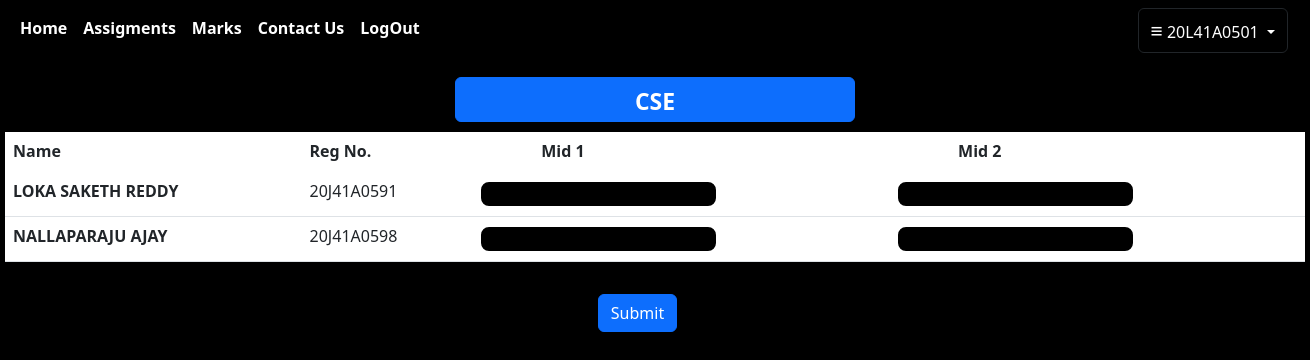
The app's page /marks (signed in), older data.
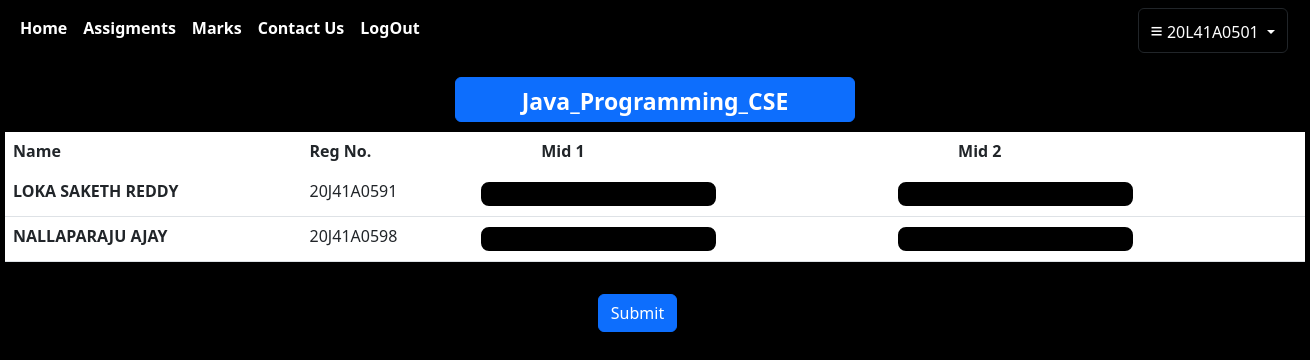
The same page, newer data.
### user/models.py (models this page shows, shortened)
class LoginDetails(models.Model):
    username=models.CharField(max_length=20,primary_key=True)
    password=models.CharField(max_length=20)
    name=models.CharField(max_length=50,default="")
    usertype=models.CharField(max_length=30,default="usertype")
    dept=models.CharField(max_length=30,default="department")

### user/views.py (the view, shortened to what this page needs)
# urls.py: path('marks',views.marks),
def marks(request):
    uname=request.session.get('uname')
    fac=LoginDetails.objects.get(username=uname)
    students=LoginDetails.objects.filter(usertype="Student")
    return render(request,'marks.html',{'students':students,'sub':fac.dept,'fac':fac})

### user/templates/marks.html (shortened to what this page needs)
{% extends 'base2.html'%}
{% block content%}
<center>
<button class="btn btn-primary mt-3" style="width:400px;height:45px;font-size:23px;"><b>{{sub}}</b></button><br>
</center>
<center>
    <div class="btn-group" style="margin-top:10px;">
<form action="/marks" method="post">
        <table class="table text-white" style="width:1300px;">
            <thead>
              <tr>
                <th scope="col">Name</th>
                <th scope="col">Reg No.</th>
                <th scope="col" style="padding-left:70px;">Mid 1</th>
                <th scope="col" style="padding-left:70px;">Mid 2</th>
              </tr>
            </thead>
            <tbody class="table-group-divider">
                {% for student in students%}
                <tr>
                    <th scope="row">{{student.name}}</th>
                    <td>{{student.username}}</td>
                    <td><input type="number" name="{{student.username}}" class="text-primary bg-black text-white" style="border:2px solid white;border-radius:10px;"></td>
                    <td><input type="number" name="{{student.name}}"class="text-primary bg-black text-white" style="border:2px solid white;border-radius:10px;"></td>
                </tr>
                {% endfor %}
            </tbody>
          </table>
        </div>
        <br>
        <input type="submit" class="btn btn-primary" style="margin-right:35px;">
</center>
{% endblock%}

### user/templates/base2.html (shortened to what this page needs)
<html>
<head>
    <link href="https://cdn.jsdelivr.net/npm/bootstrap@5.3.0-alpha1/dist/css/bootstrap.min.css" rel="stylesheet">
</head>
<body class="bg-black">
    <nav class="navbar navbar-expand-lg sticky-top" style="background-color:black;">
        <div class="container-fluid">
          <div class="collapse navbar-collapse" id="navbarNav">
            <ul class="navbar-nav">
              <li class="nav-item">
                <a class="nav-link text-white" href="/faculty"><strong>Home</strong></a>
              </li>
              <li class="nav-item">
                <a class="nav-link text-white" href="/assignments"><strong>Assigments</strong></a>
              </li>
              <li class="nav-item">
                <a class="nav-link text-white" href="/marks"><strong>Marks</strong></a>
              </li>
              <li class="nav-item">
                <a class="nav-link text-white" href="#"><strong>Contact Us</strong></a>
              </li>
              <li class="nav-item">
                <a class="nav-link text-white" href="/logoutf"><strong>LogOut</strong></a>
              </li>
              <li class="nav-item dropdown" style="position:relative;left:710px;">
                <button class="btn btn-dark dropdown-toggle bg-black" data-bs-toggle="dropdown" aria-expanded="false">
                 <p style="font-size:130%;display:inline;">&equiv;</p> {{fac.username}}
                </button>
              </li>
            </ul>
          </div>
        </div>
      </nav>
      {% block content %}
      {% endblock %}
    </body>
</html>

Row changes from the older to the newer data that the page shows:
changed LoginDetails "20L41A0501": dept "CSE" → "Java_Programming_CSE"
